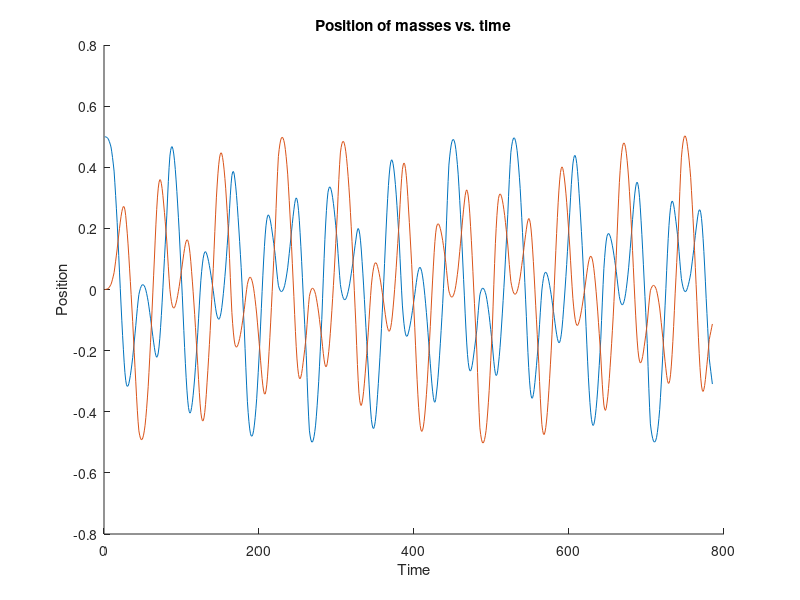

Reproduce this figure in MATLAB.
function piano_n_masses
%% satisfying paranoia
clf
hold on

%% set the number of masses
n = 2;

%% parameters and initial values and making a vector and things

% parameters
k = 10;         % spring constant (currently totally arbitrary)
x = 1;          % x distance between masses, spring rest length
m = 1;          % mass of masses, totally arbitrary

% that vector of positions and velocities (all positions, then all
% velocities, so for n = 3, State = [p1;p2;p3;v1;v2;v3]
State = zeros(1,2*n);

% this makes the middle mass be at .5
if mod(n,2) == 0
    State(n/2) = .5;
else
    State(n/2 + .5) = .5;
end



%% a vector for the for loop

am_vector = zeros(n,1);
vm_vector = zeros(n,1);

%% an ode function

[T, Y] = ode45(@motion, [0,50], State);

%% the actual most important motion function

    function res = motion(~, Info)
        m1 = Info(1);

        fs1 = (-k * (sqrt(x^2 + m1^2) - x)*sign(m1));
        fs2 = spring_force(Info(1), Info(2));
        
        fm1 = fs1 - fs2;
        
        am_vector(1) = fm1 / m;
        
        for i = 2:n-1
            fsi = spring_force(Info(i - 1), Info(i));
            fsi_1 = spring_force(Info(i), Info(i + 1));
            
            force = fsi - fsi_1;
            
            accel = force / m;
            
            am_vector(i) = accel;
        end
        
        m_last = Info(n);
        
        fs_last = (-k * (sqrt(x^2 + m_last^2) - x)*sign(-m_last));
        fs_nearly_last = spring_force(Info(n-1), Info(n));
        
        fm_last = fs_nearly_last - fs_last;
        
        am_vector(n) = fm_last / m;

        vm_vector = Info(n+1:end);
        
        res = [vm_vector; am_vector];
    end

    function res = spring_force(m_n, m_n1)
        res = (-k * (sqrt(x^2 + (m_n1 - m_n)^2) - x) * sign(m_n1 - m_n));
    end

%% tell it how to plot

for j = 1:n;
    plot(Y(:,j));
end
ylabel('Position');
xlabel('Time');
title('Position of masses vs. time');

end